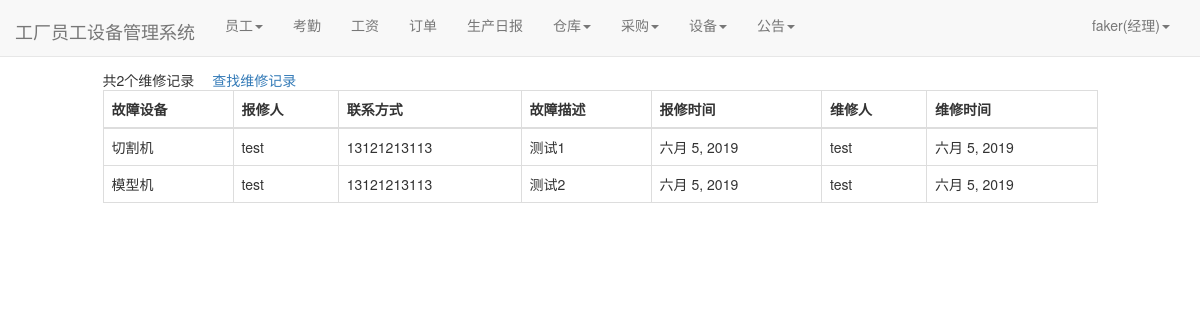
The app's page /facility/repaired_list/ (signed in) with its own data.
### user/models.py (models this page shows)
class Profile(models.Model):
    user = models.OneToOneField(User, on_delete=models.CASCADE)
    staff_gender = models.CharField(max_length=10, choices=(('male', '男'), ('female', '女')), default='male',
                                    verbose_name='性别')
    staff_age = models.PositiveIntegerField(verbose_name="年龄")
    staff_home = models.CharField(max_length=100, verbose_name="籍贯")
    staff_nationality = models.CharField(max_length=20, verbose_name="民族")  # 民族
    staff_tel = models.BigIntegerField(verbose_name="电话")
    start_time = models.DateField(auto_now_add=True, verbose_name="入职时间")  # 入职时间
    id_card = models.CharField(max_length=20,verbose_name="身份证")  # 身份证号
    staff_type = models.CharField(max_length=100,verbose_name="职位", null=True)  # 职位
    salary_pre_hour = models.IntegerField(verbose_name="时薪")  # 时薪
    class Meta:
        ordering = ['-start_time']

### facility/models.py (models this page shows)
class Repair(models.Model):#维修
    facility_id = models.ForeignKey(Facility, on_delete=models.CASCADE, verbose_name="故障设备")
    baoxiu_staff_name = models.ForeignKey(User, on_delete=models.DO_NOTHING, verbose_name="报修人", related_name='aaa', null=True, blank=True)
    baoxiu_staff_tel = models.CharField(max_length=11, null=True, blank=True,verbose_name="联系方式")
    baoxiu_time = models.DateField(auto_now=True, verbose_name="报修时间", null=True, blank=True)
    baoxiu_complementary = models.CharField(max_length=200, verbose_name="报修描述", null=True, blank=True)
    repair_staff_name = models.ForeignKey(User, on_delete=models.DO_NOTHING, verbose_name="维修人", related_name='bbb', null=True, blank=True)
    repair_time = models.DateField(auto_now=True, verbose_name="维修时间", null=True, blank=True)
    class Meta:
        ordering = ['-baoxiu_time']

class Facility(models.Model):#设备
    version = models.CharField(max_length=100, verbose_name="型号")
    facility_name = models.CharField(max_length=100, verbose_name="名称")
    price = models.BigIntegerField(verbose_name="价格")
    buyer = models.ForeignKey(User, on_delete=models.DO_NOTHING, verbose_name="购买人")
    buy_time = models.DateField(auto_now_add=True, verbose_name="购买时间")
    def __str__(self):
        return self.facility_name

### facility/views.py (the view)
# urls.py: path('repaired_list/', views.repaired_list, name='repaired_list'),
def repaired_list(request):
    repairs = Repair.objects.filter(~Q(repair_staff_name=None))
    context = {}
    context['count'] = repairs.count()
    context['repairs'] = repairs
    return render(request, 'repaired_list.html', context)

### user/models.py (called while the page is built)
def get_staff_type(self):
    if Profile.objects.filter(user=self).exists():
        profile = Profile.objects.get(user=self)
        return profile.staff_type
    else:
        return ''

### facility/templates/repaired_list.html (shortened to what this page needs)
{% extends 'base.html' %}
{% if user.is_authenticated %}
                        {% block nav_facility_active %}active{% endblock %}
{% endif %}
{% block content %}
    <div class="containter">
        <div class="row">
            <div class="col-xs-10 col-xs-offset-1">
                {% if user.is_authenticated %}
                <div>
                    <span style="margin-right: 1em">共{{count}}个维修记录</span>
                    <a href="{% url 'repaired_select' %}">查找维修记录</a>
                <table class="table table-bordered table-hover">
                  <thead>
                    <tr>
                      <th scope="col">故障设备</th>
                         <th scope="col">报修人</th>
                      <th scope="col">联系方式</th>
                        <th scope="col">故障描述</th>
                      <th scope="col">报修时间</th>
                        <th scope="col">维修人</th>
                        <th scope="col">维修时间</th>
                    </tr>
                  </thead>
                  <tbody>
                  {%for repair in repairs%}
                    <tr>
                      <td>{{repair.facility_id}}</td>
                        <td>{{repair.baoxiu_staff_name}}</td>
                      <td>{{repair.baoxiu_staff_tel}}</td>
                        <td>{{repair.baoxiu_complementary}}</td>
                      <td>{{repair.baoxiu_time}}</td>
                       <td>{{repair.repair_staff_name}}</td>
                        <td>{{repair.repair_time}}</td>
                    </tr>
                  {% endfor %}
                  </tbody>
                </table>
                {% else %}
                    <span>未登录，跳转到首页...</span>
                    <script type="text/javascript">
                        window.location.href = '/';
                    </script>
                {% endif %}
            </div>
        </div>
    </div>
{% endblock %}

### templates/base.html (shortened to what this page needs)
{% load staticfiles %}
<!doctype html>
<html lang="en">
<head>
    <link rel="stylesheet" href="{% static 'base.css' %}">
    <link rel="stylesheet" href="{% static 'home.css' %}">
    <link rel="stylesheet" href="{% static 'bootstrap-3.37/css/bootstrap.min.css' %}">
</head>
<body>
<div class="navbar navbar-default navbar-fixed-top" role="navigation">
    <div class="container-fluid">
        <div class="navbar-header">
        </div>
    </div>
</div>
<nav class="navbar navbar-default navbar-fixed-top">
    <div class="container-fluid">
        <div class="navbar-header">
            <a class="navbar-brand" href="{% url 'home' %}">工厂员工设备管理系统</a>
        </div>
        {% if user.is_authenticated %}
        <div class="collapse navbar-collapse" id="bs-example-navbar-collapse-1">
            <ul class="nav navbar-nav">
                {% if user.get_staff_type == '经理' %}
                <li class="{% block nav_staff_active %}{% endblock %}">
                <li class="dropdown">
                    <a href="#" class="dropdown-toggle" data-toggle="dropdown" role="button" aria-haspopup="true"
                       aria-expanded="false">员工<span class="caret"></span></a>
                </li>
                </li>
                <li class="{% block nav_attendence_active %}{% endblock %}"><a href="{% url 'attendence_lists'%}">考勤</a>
                </li>
                <li class="{% block nav_salary_active %}{% endblock %}"><a href="{% url 'salary_lists'%}">工资</a></li>
                <li class="{% block nav_order_active %}{% endblock %}"><a href="{% url 'order_list' %}">订单</a></li>
                <li class="{% block nav_producediary_active %}{% endblock %}"><a
                        href="{% url 'product_diary' %}">生产日报</a></li>
                <li class="{% block nav_warehousediary_active %}{% endblock %}">
                <li class="dropdown">
                    <a href="#" class="dropdown-toggle" data-toggle="dropdown" role="button" aria-haspopup="true"
                       aria-expanded="false">仓库<span class="caret"></span></a>
                </li>
                </li>
                <li class="{% block nav_purchase_active %}{% endblock %}">
                <li class="dropdown">
                    <a href="#" class="dropdown-toggle" data-toggle="dropdown" role="button" aria-haspopup="true"
                       aria-expanded="false">采购<span class="caret"></span></a>
                </li>
                </li>
                <li class="{% block nav_facility_active %}{% endblock %}">
                <li class="dropdown">
                    <a href="#" class="dropdown-toggle" data-toggle="dropdown" role="button" aria-haspopup="true"
                       aria-expanded="false">设备<span class="caret"></span></a>
                </li>
                </li>
                <li class="{% block nav_notice_active %}{% endblock %}">
                <li class="dropdown">
                    <a href="#" class="dropdown-toggle" data-toggle="dropdown" role="button" aria-haspopup="true"
                       aria-expanded="false">公告<span class="caret"></span></a>
                </li>
                </li>
                {%endif%}
            </ul>
            <ul class="nav navbar-nav navbar-right">
                <li class="dropdown">
                    <a href="#" class="dropdown-toggle" data-toggle="dropdown" role="button" aria-haspopup="true"
                       aria-expanded="false">
                        {{user.username}}({{user.get_staff_type}})<span class="caret"></span></a>
                </li>
            </ul>
        </div>
        {% else %}
        <ul class="nav navbar-nav navbar-right">
            <li><a href="{% url 'login' %}?from={{ request.get_full_path }}">登录</a></li>
        </ul>
        {% endif %}
    </div>
</nav>
{% block content%} {% endblock %}
</body>
</html>

### static/home.css (style rules this page uses)
* { margin: 0; padding: 0; }
body { margin-top: 70px!important; }
ul { list-style-type: none!important; }
ul.navbar-right { margin-right: 0; }
div.navbar-header { font-size: 200%; padding-top: 0.2em; }

### records on screen
Repair: facility_id "切割机", baoxiu_staff_name "test", baoxiu_staff_tel "13121213113", baoxiu_complementary "测试1", baoxiu_time "六月 5, 2019", repair_staff_name "test", repair_time "六月 5, 2019"
Repair: facility_id "模型机", baoxiu_staff_name "test", baoxiu_staff_tel "13121213113", baoxiu_complementary "测试2", baoxiu_time "六月 5, 2019", repair_staff_name "test", repair_time "六月 5, 2019"

### other values on screen
{{ user.username }} "faker"
{{ user.get_staff_type }} "经理"
{{ count }} "2"
